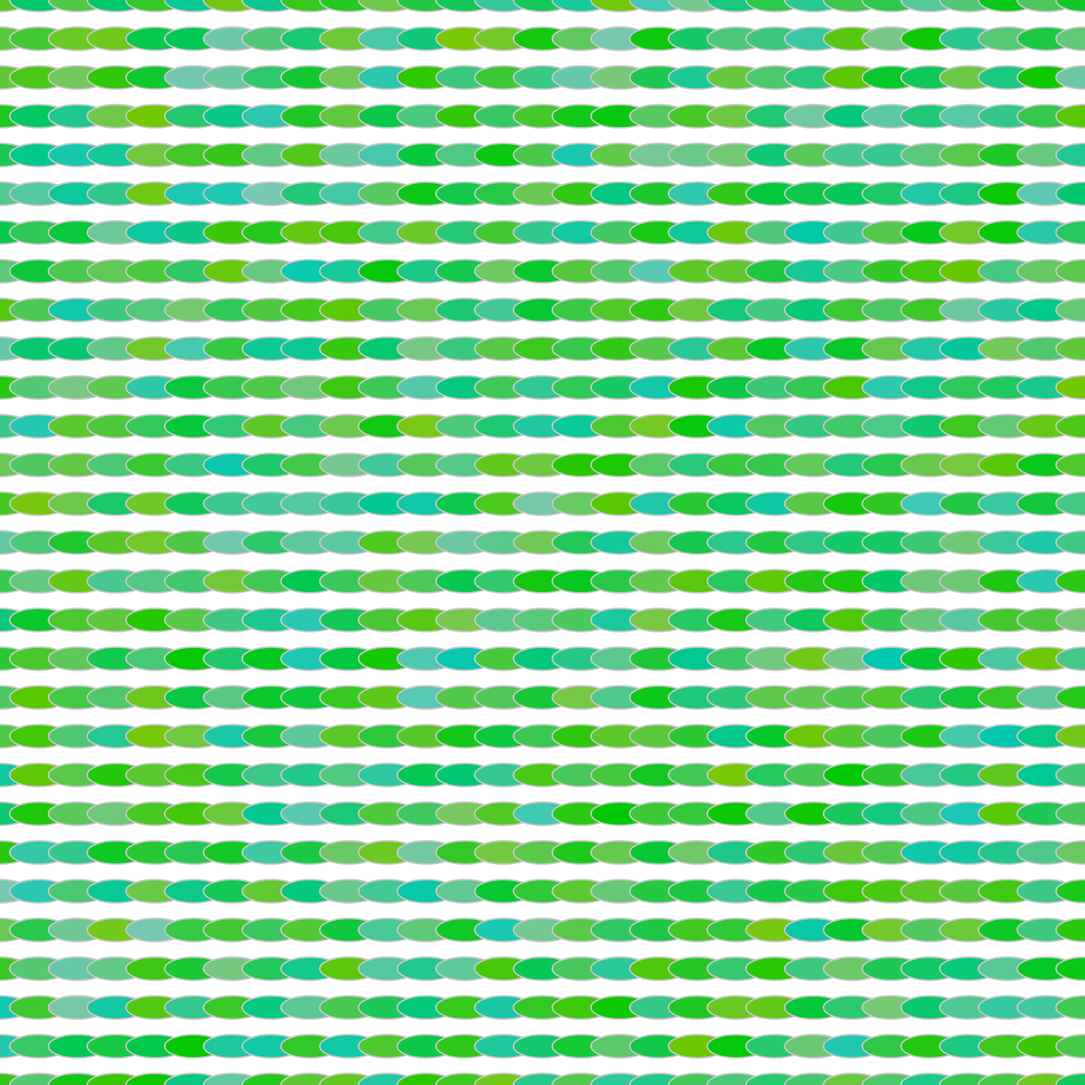
Frame 1 (no input)
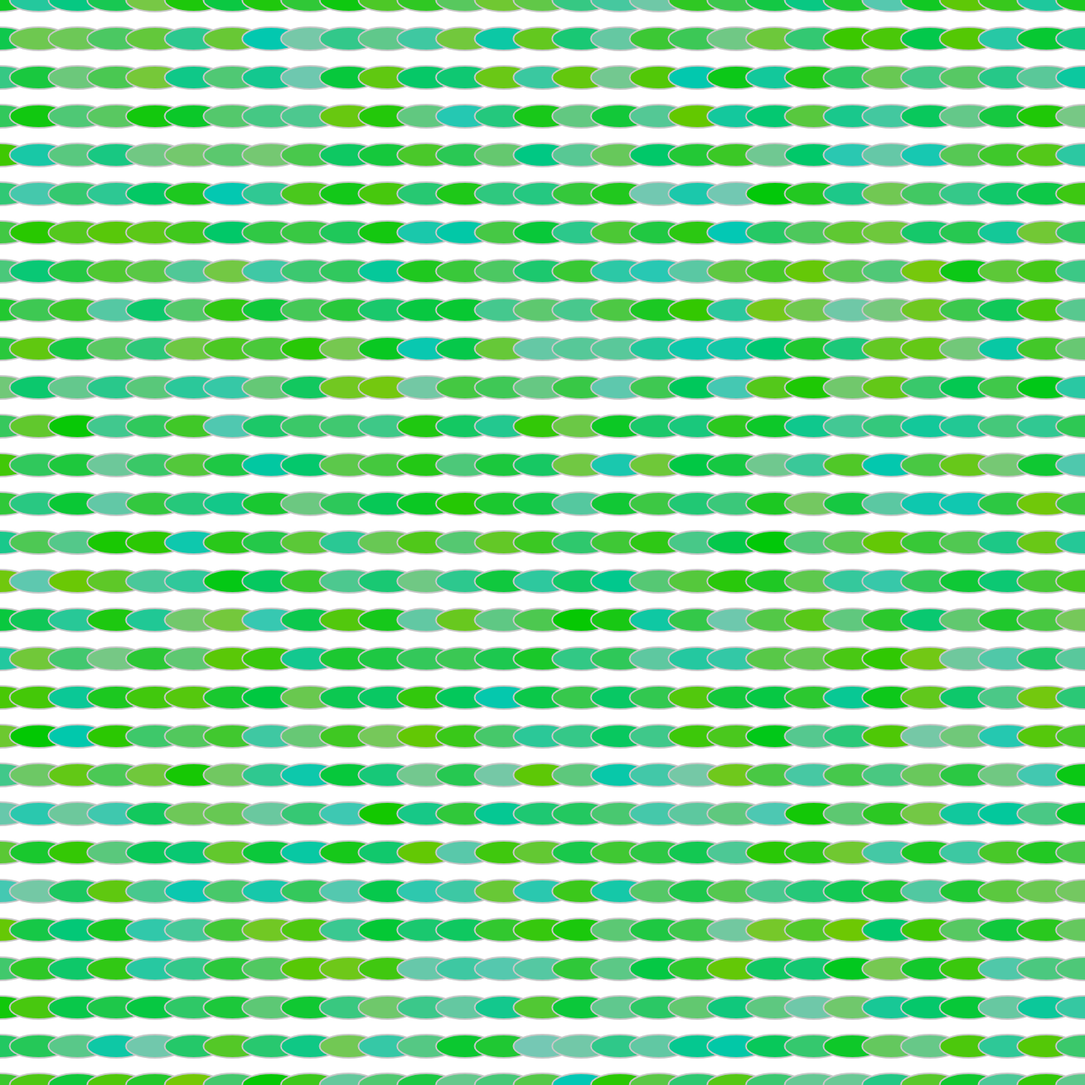
Frame 60 (no input)
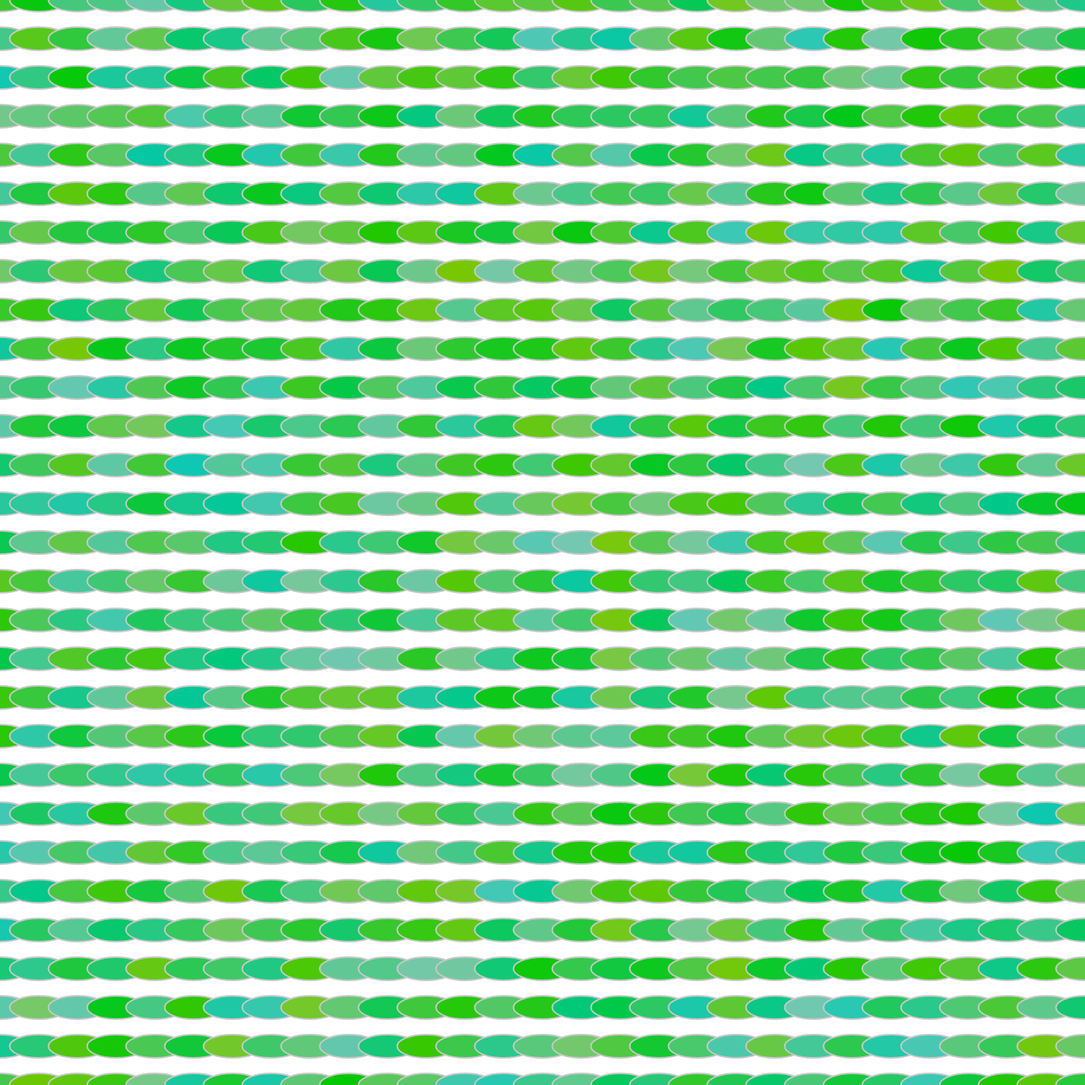
Frame 120 (the mouse pressed at the canvas centre since frame 60)

The p5.js sketch that drew these frames (run headless with seeded random() and noise() and a simulated clock; from frame 60 on, the mouse is pressed at the canvas centre):

// p5.js sketch
// ── sketch.js
function setup() {
    createCanvas(1400, 1400);
}
function draw() {
 background(300);
    strokeWeight(2);
    stroke(200);
    
for (var el = 0; el <= width; el += 50) {
    for (var la = 0; la <= height; la += 50) {
    fill(random(120), 200, random(180));
    ellipse(el, la, 75, 30, 40);
    

    }
}
    
}
